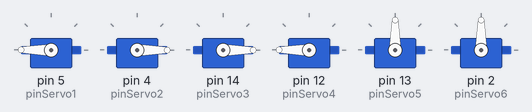
The sketch below on a simulated Arduino Uno, built with avr-gcc and run on an emulated ATmega328P. Parts: 6 × servo.

Above: at 0.05 s.
At 1.65 s:
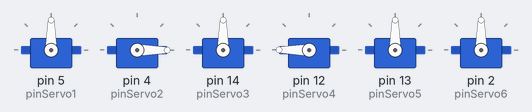
At 3.25 s:
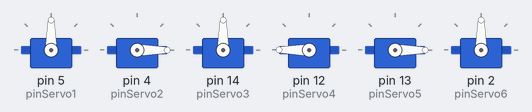
At 4.05 s:
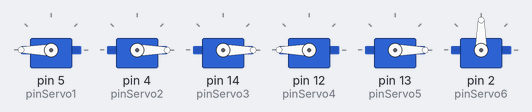
At 4.85 s:
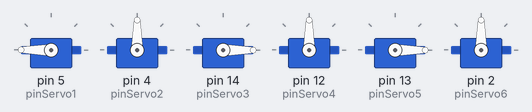
At 6.5 s:
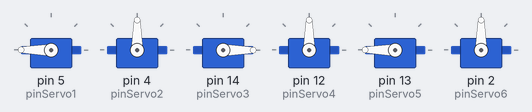
Timing chart, 0 to 8.5 s (numbered marks = the images above):
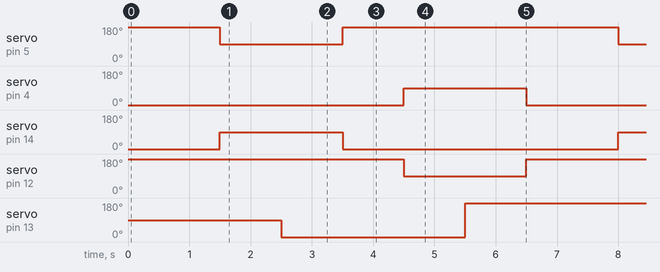

The sketch:

Robot_Dog.ino
```cpp
#include <Servo.h>

Servo servo1;
Servo servo2;
Servo servo3;
Servo servo4;
Servo servo5;
Servo servo6;


const int pinServo1 = 5;  // NodeMCU Pin D1
const int pinServo2 = 4;  // NodeMCU Pin D2
const int pinServo3 = 14; // NodeMCU Pin D5
const int pinServo4 = 12; // NodeMCU Pin D6
const int pinServo5 = 13; // NodeMCU Pin D7
const int pinServo6 = 2;  // NodeMCU Pin D4


void LeftUp(){
  servo1.write(90);
  servo2.write(0);
  servo3.write(90);
  servo4.write(180);
}

void RightUp(){
  servo1.write(180);
  servo2.write(90);
  servo3.write(0);
  servo4.write(90);

}

void Straight(){
  servo1.write(180);
  servo2.write(0);
  servo3.write(0);
  servo4.write(180);
}

void Down(){
  servo1.write(0);
  servo2.write(180);
  servo3.write(180);
  servo4.write(0);
}

void push(){
 servo5.write(180);
}
void back(){
 servo5.write(0);
}
void mid(){
 servo5.write(90);
}

void WalkF(){

  Straight();
  delay(1500);
  LeftUp();
  delay(1000);
  servo5.write(0);
  delay(1000);
  Straight();
  delay(1000);
  RightUp();
  delay(1000);
  servo5.write(180);
  delay(1000);
}


void setup() {
  Serial.begin(115200);

  servo1.attach(pinServo1);
  servo2.attach(pinServo2);
  servo3.attach(pinServo3);
  servo4.attach(pinServo4);
  servo5.attach(pinServo5);
  servo6.attach(pinServo6);
}

void loop() {

 WalkF();
}

/*
 Straight();
  delay(1500);
  LeftUp();
  delay(1500);
  Straight();
  delay(1500);
  RightUp();
  delay(1500);
*/
```

Measured:
- by itself, servo on pin 5 (pinServo1), servo on pin 12 (pinServo4): alternates 180° for 4.5 s and 90° for 2.0 s
- by itself, servo on pin 4 (pinServo2), servo on pin 14 (pinServo3): alternates 90° for 2.0 s and 0° for 4.5 s
- by itself, servo on pin 13 (pinServo5): alternates 180° for 3.5 s and 0° for 3.0 s
